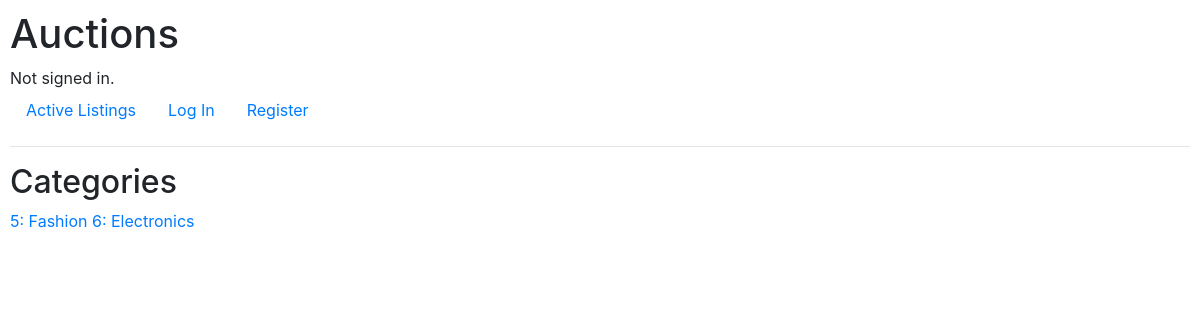
The page /categories on the database as committed earlier.
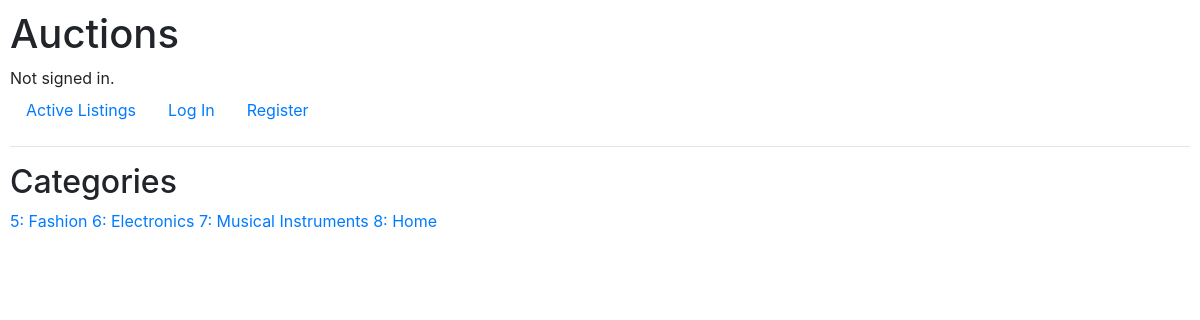
The same page on the database as committed later.
### auctions/models.py (models this page shows)
class Categories(models.Model):
    name = models.CharField(max_length=32)
    def __str__(self):
        return f"{self.id}: {self.name}"

### auctions/views.py (the view)
# urls.py: path("categories", views.display_categories, name="categories"),
def display_categories(request):
    return render(request, "auctions/categories.html", {
        "categories": Categories.objects.all()
    })

### auctions/templates/auctions/categories.html
{% extends "auctions/layout.html" %}
{% block body %}
    <h2>Categories</h2>
    {% for category in categories %}
        <a href="{% url 'viewcategory' category.name %}">{{category}}</a>
    {% endfor %}
{% endblock %}

### auctions/templates/auctions/layout.html (shortened to what this page needs)
{% load static %}
<!DOCTYPE html>
<html lang="en">
    <head>
        <link rel="stylesheet" href="https://stackpath.bootstrapcdn.com/bootstrap/4.4.1/css/bootstrap.min.css">
        <link href="{% static 'auctions/styles.css' %}" rel="stylesheet">
    </head>
    <body>
        <h1>Auctions</h1>
        <div>
            {% if user.is_authenticated %}
                Signed in as <strong>{{ user.username }}</strong>.
            {% else %}
                Not signed in.
            {% endif %}
        </div>
        <ul class="nav">
            <li class="nav-item">
                <a class="nav-link" href="{% url 'index' %}">Active Listings</a>
            </li>
            {% if user.is_authenticated %}
                <li class="nav-item">
                    <a class="nav-link" href="{% url 'categories' %}">Categories</a>
                </li>
                <li class="nav-item">
                    <a class="nav-link" href="{% url 'watchlist' %}">Watchlist</a>
                </li>
                <li class="nav-item">
                    <a class="nav-link" href="{% url 'createlisting' %}">Create Listing</a>
                </li>
                <li class="nav-item">
                    <a class="nav-link" href="{% url 'logout' %}">Log Out</a>
                </li>
            {% else %}
                <li class="nav-item">
                    <a class="nav-link" href="{% url 'login' %}">Log In</a>
                </li>
                <li class="nav-item">
                    <a class="nav-link" href="{% url 'register' %}">Register</a>
                </li>
            {% endif %}
        </ul>
        <hr>
        {% block body %}
        {% endblock %}
    </body>
</html>

### auctions/static/auctions/styles.css (style rules this page uses)
body { padding: 10px; }

Rows that differ between the two databases and show on the page:
added Categories: id+name "7: Musical Instruments"
added Categories: id+name "8: Home"
